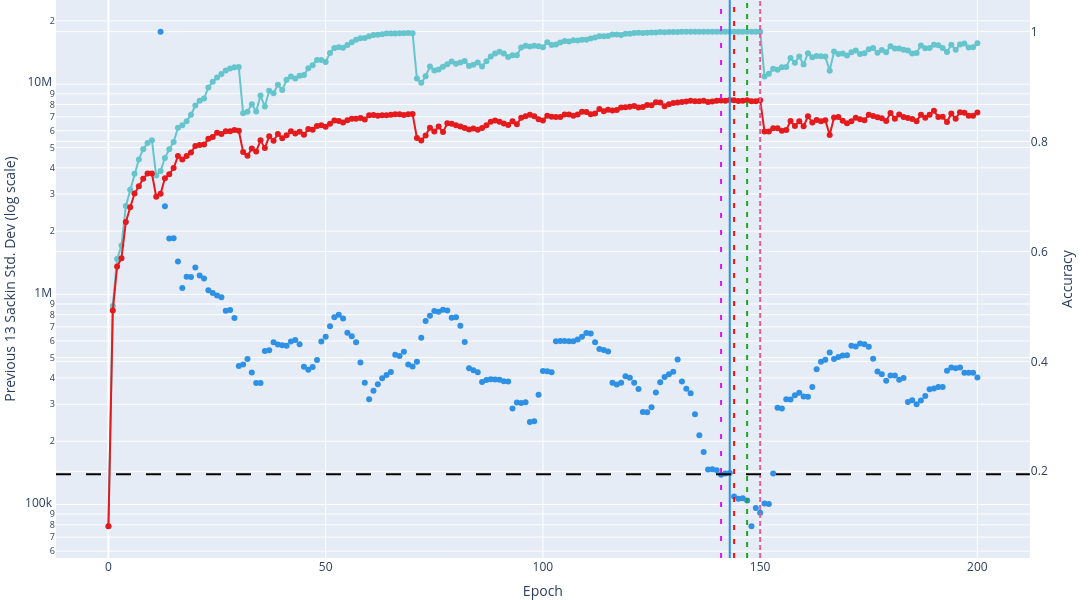

Write notebook code for a chart like this one.
### Code cell
epoch_trainUval = epoch_data[(epoch_data["split"] == "trainUval") & (epoch_data["model"] == "densenet") & (epoch_data["dataset"] == "cifar")]
epoch_trainUval = epoch_trainUval.sort_values(by='epoch')

epoch_trainUval["sackin_std"] = epoch_trainUval["sackin_index"].rolling(window=window_size).std()

fig = make_subplots(specs=[[{"secondary_y": True}]], )

train_acc = px.line(epoch_trainUval, x='epoch', y='train_acc', color="dataset", color_discrete_sequence=color_seq_train, symbol="model")
val_acc = px.line(epoch_trainUval, x='epoch', y='val_acc', color="dataset", color_discrete_sequence=color_seq_val, symbol="model")
sackin = px.scatter(epoch_trainUval, x='epoch', y='sackin_std', color="dataset", color_discrete_sequence=color_seq, symbol="model")

top_five_epochs = epoch_trainUval.nlargest(5, 'val_acc')["epoch"]

fig.add_trace(sackin.data[0], secondary_y=False)
fig.add_trace(train_acc.data[0], secondary_y=True)
fig.add_trace(val_acc.data[0], secondary_y=True)

for i, epoch in enumerate(top_five_epochs):
	gap = i * 3
	fig.add_vline(x=epoch, line_width=2, line_dash=f"5, {gap}", line_color=color_seq[i])
 
first_pctile = epoch_trainUval["sackin_std"].quantile(0.05)
fig.add_hline(y=first_pctile, line_width=2, line_dash="longdash", line_color="black")

# set title
fig.update_layout(
	margin=dict(l=0, r=0, t=0, b=0),
	showlegend=False,
 	width=600*2,
	height=300*2,
)

fig.update_xaxes(title_text="Epoch")
fig.update_yaxes(title_text="Previous 13 Sackin Std. Dev (log scale)", type="log", secondary_y=False)
fig.update_yaxes(title_text="Accuracy", secondary_y=True)
fig.show()

### Figure 1 — Plotly figure (JSON) as saved in the notebook; plotly's stock layout.template omitted (floating-point values rounded to 4 significant figures; data arrays with more than 128 entries replaced by an {"elided": "..."} marker saying what was removed)
{"data": [{"hovertemplate": "dataset=cifar<br>model=densenet<br>epoch=%{x}<br>sackin_std=%{y}<extra></extra>", "legendgroup": "cifar, densenet", "marker": {"color": "#2E91E5", "symbol": "circle"}, "mode": "markers", "name": "cifar, densenet", "orientation": "v", "showlegend": true, "type": "scatter", "x": {"elided": "201 int values"}, "xaxis": "x", "y": {"elided": "201 float values"}, "yaxis": "y"}, {"hovertemplate": "dataset=cifar<br>model=densenet<br>epoch=%{x}<br>train_acc=%{y}<extra></extra>", "legendgroup": "cifar, densenet", "line": {"color": "rgb(102, 197, 204)", "dash": "solid"}, "marker": {"symbol": "circle"}, "mode": "lines+markers", "name": "cifar, densenet", "orientation": "v", "showlegend": true, "type": "scatter", "x": {"elided": "201 int values"}, "xaxis": "x", "y": {"elided": "201 float values"}, "yaxis": "y2"}, {"hovertemplate": "dataset=cifar<br>model=densenet<br>epoch=%{x}<br>val_acc=%{y}<extra></extra>", "legendgroup": "cifar, densenet", "line": {"color": "rgb(228,26,28)", "dash": "solid"}, "marker": {"symbol": "circle"}, "mode": "lines+markers", "name": "cifar, densenet", "orientation": "v", "showlegend": true, "type": "scatter", "x": {"elided": "201 int values"}, "xaxis": "x", "y": {"elided": "201 float values"}, "yaxis": "y2"}], "layout": {"height": 600, "margin": {"b": 0, "l": 0, "r": 0, "t": 0}, "shapes": [{"line": {"color": "#2E91E5", "dash": "5, 0", "width": 2}, "type": "line", "x0": 143, "x1": 143, "xref": "x", "y0": 0, "y1": 1, "yref": "y domain"}, {"line": {"color": "#E15F99", "dash": "5, 3", "width": 2}, "type": "line", "x0": 150, "x1": 150, "xref": "x", "y0": 0, "y1": 1, "yref": "y domain"}, {"line": {"color": "#1CA71C", "dash": "5, 6", "width": 2}, "type": "line", "x0": 147, "x1": 147, "xref": "x", "y0": 0, "y1": 1, "yref": "y domain"}, {"line": {"color": "#FB0D0D", "dash": "5, 9", "width": 2}, "type": "line", "x0": 144, "x1": 144, "xref": "x", "y0": 0, "y1": 1, "yref": "y domain"}, {"line": {"color": "#DA16FF", "dash": "5, 12", "width": 2}, "type": "line", "x0": 141, "x1": 141, "xref": "x", "y0": 0, "y1": 1, "yref": "y domain"}, {"line": {"color": "black", "dash": "longdash", "width": 2}, "type": "line", "x0": 0, "x1": 1, "xref": "x domain", "y0": 139200.0, "y1": 139200.0, "yref": "y"}], "showlegend": false, "width": 1200, "xaxis": {"anchor": "y", "domain": [0, 0.94], "title": {"text": "Epoch"}}, "yaxis": {"anchor": "x", "domain": [0, 1], "title": {"text": "Previous 13 Sackin Std. Dev (log scale)"}, "type": "log"}, "yaxis2": {"anchor": "x", "overlaying": "y", "side": "right", "title": {"text": "Accuracy"}}}}
